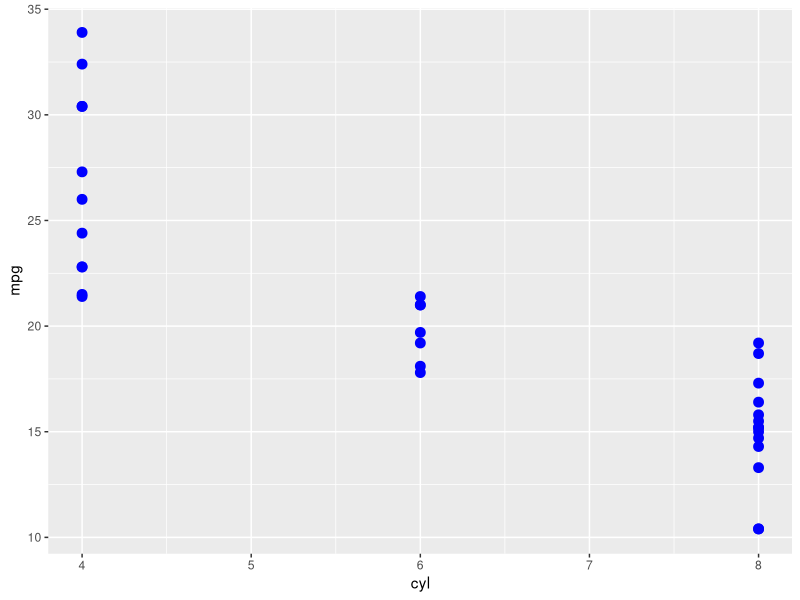

The R source for this figure:
## ---- chunk 1
# Defining an object (<-)
d1 <- 2 + 4
d1
## ---- chunk 2
# Using built-in datasets in R
data(mtcars) # load mtcars

# create an object
my.data <- mtcars

# Inspect it
head(my.data)
## ---- chunk 3
# Numeric vector
numbers <- c(1, 2, 3, 4, 5)
class(numbers)

# Character vector
names <- c("Alice", "Bob", "Charlie")
class(names)
## ---- chunk 4
data(mtcars) # load mtcars

# create an object
my.data <- mtcars
class(my.data)
## ---- chunk 5
library(tidyverse)
class(d1)

# Numeric (decimal)
num <- 3.14
num2 <- 56 # R treats all numbers without a decimal as numeric by default

class(num)
class(num2)

# Integer
int <- as.integer(num)
class(int)

int <- 56L # L tells R to store this as an integer
class(int)

# Character (text)
char_var <- "welcome"

# Logical (TRUE/FALSE)
log_var <- TRUE

# Factor (categorical)
fact_var <- factor(c("green", "blue", "red"))

# variables type in my.data
class(my.data$hp)
class(my.data$mpg)
## ---- chunk 6
# Function: sum()
# Inputs: numbers
# Action: adds them together
# Output: the total
result <- sum(4, 7, 10)
result
## ---- chunk 7
# Function: as.numeric()
# Inputs: char_nums
# Action: convert to numeric
# Output: num_nums

# Convert a character vector to numeric
char_nums <- c("1", "2", "3", "4")
class(char_nums)

# Convert to numeric
num_nums <- as.numeric(char_nums)
class(num_nums)
## ---- chunk 8
# Define a function that doubles a number
double_it <- function(x) {
  x * 2
}

# Use the function
double_it(5)
## ---- chunk 9
# Functions with multiple arguments
# Load ggplot2 package (install first if you don't have it)
library(ggplot2)

# Use the built-in dataset 'mtcars'
# We'll plot miles per gallon (mpg) vs number of cylinders (cyl)
ggplot(data = mtcars,              # Required argument: dataset
       mapping = aes(x = cyl, y = mpg)) +  # Required: aesthetics
  geom_point(color = "blue", size = 3)     # Optional arguments inside geom_point()
## ---- chunk 10
# Find the average mpg of cars with 6 cylinders
mean(subset(mtcars, cyl == 6)$mpg)
## ---- chunk 11
mtcars %>%
  filter(cyl == 6) %>%
  pull(mpg) %>%
  mean()

# save the avg mpg as an object
avg.mpg <- mtcars %>%
  filter(cyl == 6) %>%
  pull(mpg) %>%
  mean()

